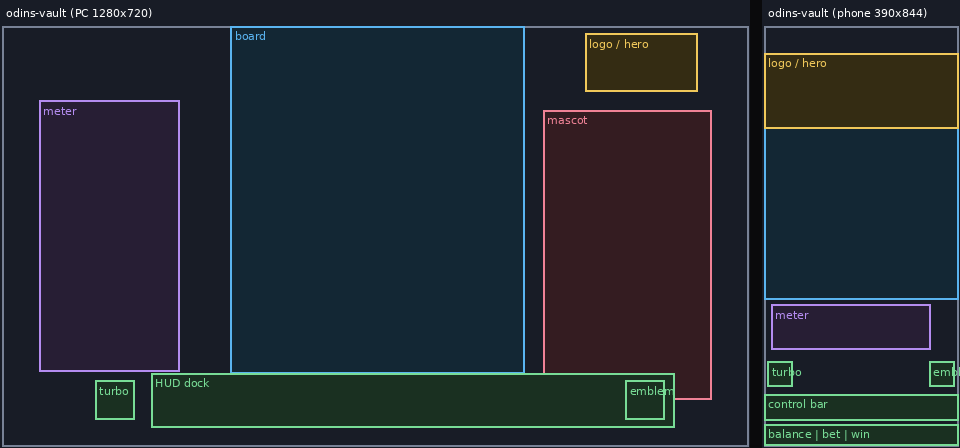
#> input picture skills/stake-casino-game-dev/references/examples/wireframes/odins_vault_pc_vs_phone.png, 960 x 448 px
$ python raster_cutout.py ../../stake-casino-game-dev/references/examples/wireframes/odins_vault_pc_vs_phone.png out
#> lines starting #> are read from the running program, lines starting #| are printed output that depends on the picture; after the words box and inside, x2 and y2 are one past the last pixel; in counts of white or black regions, pixels touching at a corner belong together
#!/usr/bin/env python3
"""raster_cutout.py - turn painted raster art into transparent, same-size symbol cells.

Painterly generators (references/vendor/claude-drawing) usually paint a whole picture on a
paper or key-colour background. A reel symbol needs a transparent PNG on a fixed square cell.
This script does that last step so the result drops into svg_to_atlas.py (preview / build).

  python3 raster_cutout.py art/raw art/svg --cell 512
  python3 raster_cutout.py art/raw/ruby.png art/svg --key "#ff00ff" --tolerance 40

For every input image (a file, or every .png/.jpg/.webp in a folder):
  1. background = --key colour, or the median of the four corners when --key is omitted
  2. flood-fill from the image border over pixels within --tolerance of the background, so the
     same colour *inside* the symbol is kept; those pixels become alpha 0
  3. soften the cut edge (--feather px) and remove the fringe of background colour (--decontaminate)
  4. crop to the symbol, scale it to fit a square --cell with --pad percent of padding, centre it

Images that already have transparency skip steps 1-3. Writes <name>.png into the output folder.
Needs Pillow and numpy. Always open the result on a dark and a light background and look at the
edge before packing: a hard key on busy painterly texture can leave halos.
"""
import argparse
import sys
from collections import deque
from pathlib import Path

try:
    import numpy as np
    from PIL import Image, ImageFilter
except ImportError:
    sys.exit("Pillow and numpy are required: pip install pillow numpy")

EXTS = {".png", ".jpg", ".jpeg", ".webp"}


def parse_hex(s):
    s = s.lstrip("#")
    if len(s) != 6:
        sys.exit(f"--key must be #rrggbb, got {s!r}")
    return np.array([int(s[i:i + 2], 16) for i in (0, 2, 4)], np.float32)


def corner_colour(rgb):
    h, w = rgb.shape[:2]
    k = max(2, min(h, w) // 40)
    patches = [rgb[:k, :k], rgb[:k, -k:], rgb[-k:, :k], rgb[-k:, -k:]]
    return np.median(np.concatenate([p.reshape(-1, 3) for p in patches]), axis=0)


def flood_background(close):
    """True where `close` is True AND connected to the image border (4-neighbourhood)."""
    h, w = close.shape
    seen = np.zeros_like(close)
    q = deque()
    for x in range(w):
        for y in (0, h - 1):
            if close[y, x] and not seen[y, x]:
                seen[y, x] = True
                q.append((y, x))
    for y in range(h):
        for x in (0, w - 1):
            if close[y, x] and not seen[y, x]:
                seen[y, x] = True
                q.append((y, x))
    while q:
        y, x = q.popleft()
        for ny, nx in ((y - 1, x), (y + 1, x), (y, x - 1), (y, x + 1)):
            if 0 <= ny < h and 0 <= nx < w and close[ny, nx] and not seen[ny, nx]:
                seen[ny, nx] = True
                q.append((ny, nx))
    return seen


def cutout(im, key, tol, feather, decontaminate):
    im = im.convert("RGBA")
    arr = np.asarray(im, np.float32)
    rgb, alpha = arr[..., :3], arr[..., 3]
    if alpha.min() < 250:  # already transparent: keep as is
        return im
    bg = parse_hex(key) if key else corner_colour(rgb)
    dist = np.sqrt(((rgb - bg) ** 2).sum(axis=2))
    bgmask = flood_background(dist <= tol)
    a = np.where(bgmask, 0.0, 255.0).astype(np.float32)
    if feather > 0:
        a_img = Image.fromarray(a.astype(np.uint8)).filter(ImageFilter.GaussianBlur(feather))
        a = np.asarray(a_img, np.float32)
        a[bgmask & (a < 128)] *= 0.0  # keep the far background fully clear
    out = rgb.copy()
    if decontaminate:
        # pixels on the soft edge are a mix of symbol and background: push them away from bg
        edge = (a > 0) & (a < 255)
        t = np.clip(a[edge] / 255.0, 0.05, 1.0)[:, None]
        out[edge] = np.clip((rgb[edge] - bg * (1 - t)) / t, 0, 255)
    res = np.dstack([out, a]).astype(np.uint8)
    return Image.fromarray(res, "RGBA")


def fit_cell(im, cell, pad_pct):
    box = im.getchannel("A").point(lambda v: 255 if v > 8 else 0).getbbox()
    if box is None:
        raise ValueError("nothing left after cutout; lower --tolerance or set --key")
    im = im.crop(box)
    inner = max(1, round(cell * (1 - 2 * pad_pct / 100)))
    s = inner / max(im.width, im.height)
    im = im.resize((max(1, round(im.width * s)), max(1, round(im.height * s))), Image.LANCZOS)
    sheet = Image.new("RGBA", (cell, cell), (0, 0, 0, 0))
    sheet.alpha_composite(im, ((cell - im.width) // 2, (cell - im.height) // 2))
    return sheet


def main():
    ap = argparse.ArgumentParser(description=__doc__, formatter_class=argparse.RawDescriptionHelpFormatter)
    ap.add_argument("src", help="an image file or a folder of images")
    ap.add_argument("out", help="output folder (created); files are written as <name>.png")
    ap.add_argument("--cell", type=int, default=512, help="square cell size in px (default 512)")
    ap.add_argument("--pad", type=float, default=8.0, help="padding per side in percent of the cell (default 8)")
    ap.add_argument("--key", default=None, help="background colour #rrggbb (default: median of the 4 corners)")
    ap.add_argument("--tolerance", type=float, default=36.0, help="RGB distance counted as background (default 36)")
    ap.add_argument("--feather", type=float, default=0.8, help="edge softening in px (default 0.8, 0 = hard)")
    ap.add_argument("--no-decontaminate", action="store_true", help="keep the original edge colours")
    a = ap.parse_args()

    src = Path(a.src)
    files = sorted(p for p in src.iterdir() if p.suffix.lower() in EXTS) if src.is_dir() else [src]
    if not files:
        sys.exit(f"No images in {src}")
    out = Path(a.out)
    out.mkdir(parents=True, exist_ok=True)
    for f in files:
        try:
            im = cutout(Image.open(f), a.key, a.tolerance, a.feather, not a.no_decontaminate)
#> in cutout, `rgb, alpha = arr[..., :3], arr[..., 3]`: alpha: shape (448, 960) float32; every value is 255
#> in cutout, `bg = parse_hex(key) if key else corner_colour(rgb)`: bg = [24, 28, 38]
#> after the loop in flood_background, `for x in range(w):`:
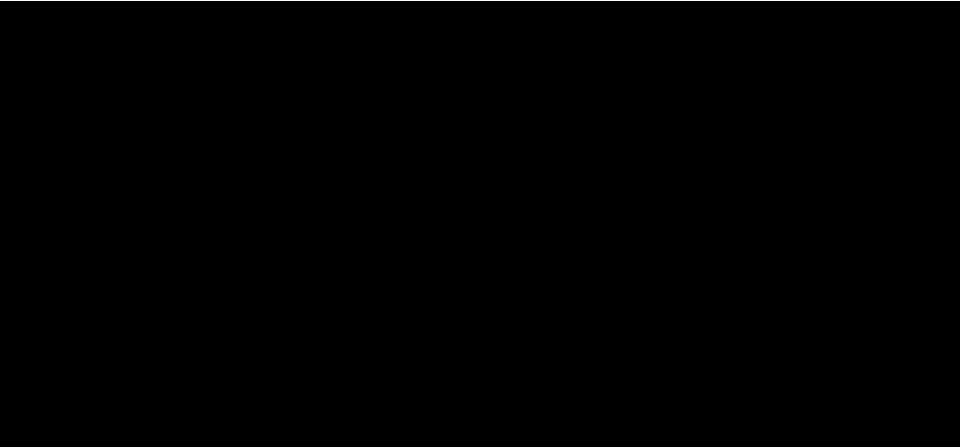
#> seen: shape (448, 960) bool; 0.45% white in thin lines or dots
#> after the loop in flood_background, `for y in range(h):`:
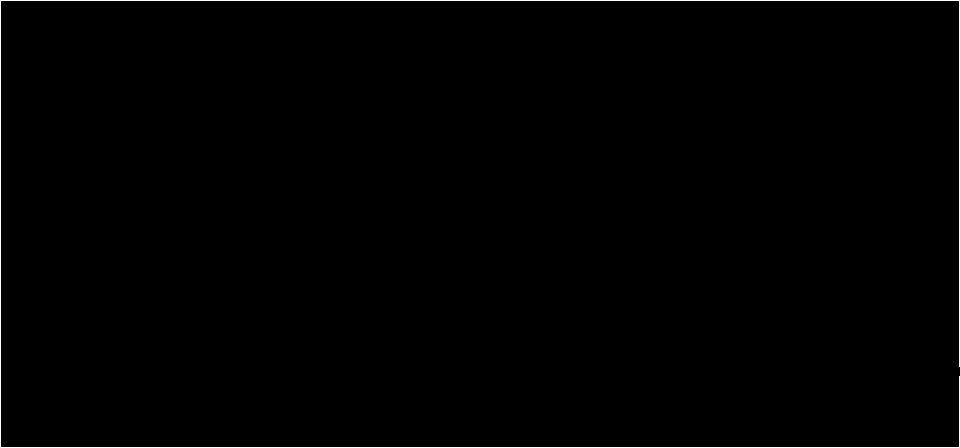
#> seen: shape (448, 960) bool; 0.65% white in thin lines or dots
#> after the loop in flood_background, `while q:`:
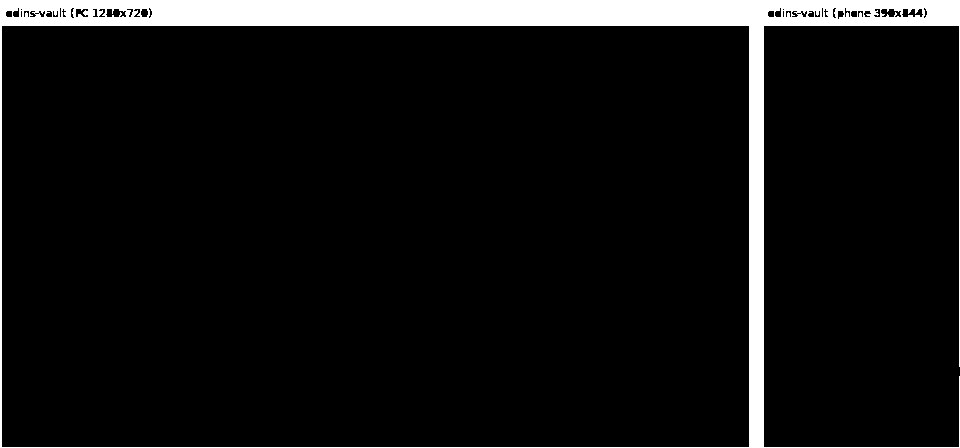
#> seen: shape (448, 960) bool; 7.5% white; 1 white region, box (x1, y1, x2, y2) and area: (0, 0, 960, 448) 32307
#> in cutout, `a[bgmask & (a < 128)] *= 0.0`:
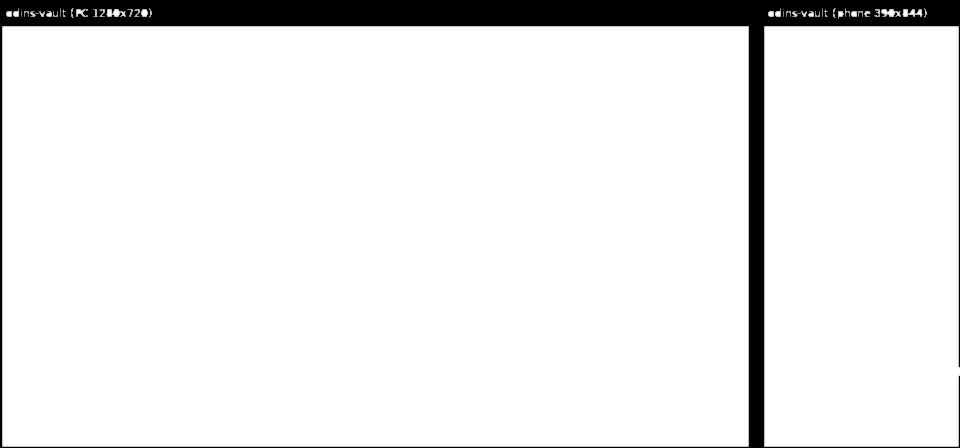
#> a: shape (448, 960) float32; min 0, max 255, mean 235.1
#> in cutout, `edge = (a > 0) & (a < 255)`:
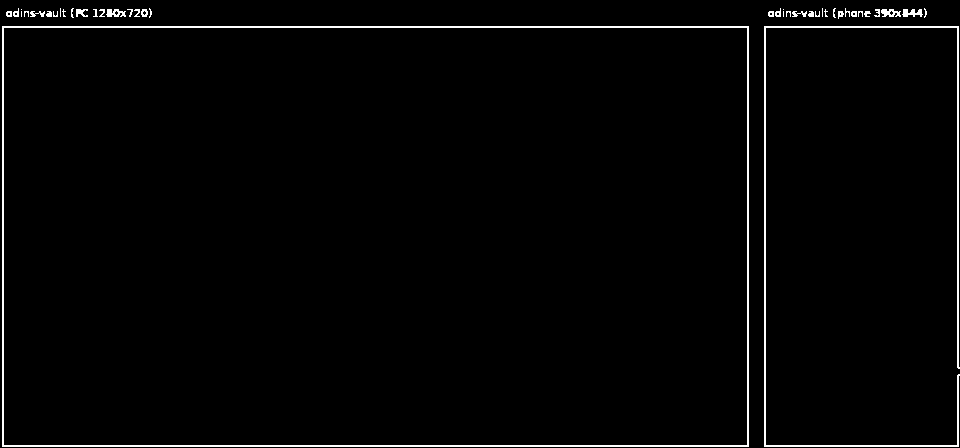
#> edge: shape (448, 960) bool; 1.9% white in thin lines or dots
#> in cutout, `t = np.clip(a[edge] / 255.0, 0.05, 1.0)[:, None]`: t = 8253 values, max 0.996 at index 221, min 0.31 at index 12, mean 0.85
#> in cutout, `out[edge] = np.clip((rgb[edge] - bg * (1 - t)) / t, 0, 255)`: out: shape (448, 960, 3) float32; mean R, G, B 34.5, 41.3, 48.5
#> in cutout, `res = np.dstack([out, a]).astype(np.uint8)`:
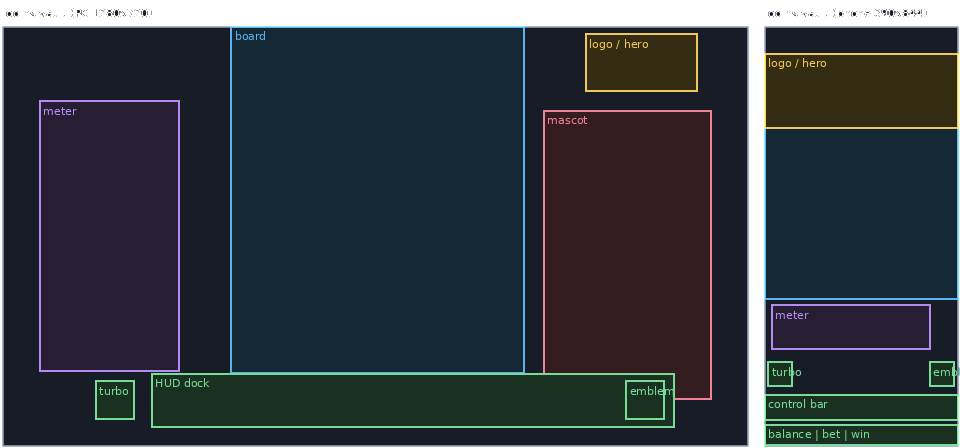
#> res: shape (448, 960, 4); mean R, G, B, A 34.5, 41.3, 48.6, 235.1; transparent parts drawn white
            fit_cell(im, a.cell, a.pad).save(out / f"{f.stem}.png", optimize=True)
#> in fit_cell, `box = im.getchannel("A").point(lambda v: 255 if v > 8 else 0).getbbox()`: box = (2, 8, 960, 447)
#> in fit_cell, `sheet = Image.new("RGBA", (cell, cell), (0, 0, 0, 0))`: sheet: PIL image 512x512 RGBA; every value is 0
#> in fit_cell, `sheet.alpha_composite(im, ((cell - im.width) // 2, (cell - im.height) ..`:
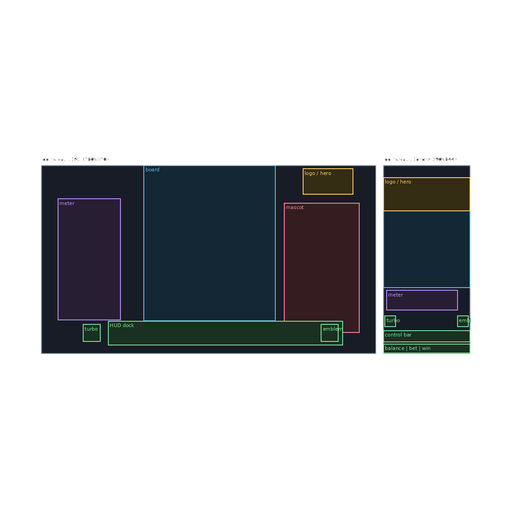
#> sheet: PIL image 512x512 RGBA; mean R, G, B, A 11.6, 14, 16.1, 77.7; transparent parts drawn white
            print(f"cutout: {f.name} -> {out / (f.stem + '.png')}")
        except ValueError as e:
            print(f"ERROR  {f.name}: {e}")
            sys.exit(1)


if __name__ == "__main__":
    main()
